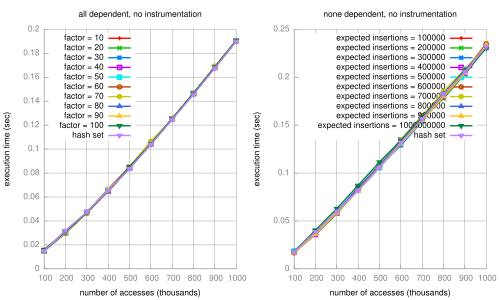

Recreate this plot in gnuplot.
set terminal pdf
set output 'dissertation-gnuplottex-fig9.pdf'
load  '../dynamic/formatted-results/vector-survey-0.4/bloomfilter-deps.gnuplot'
